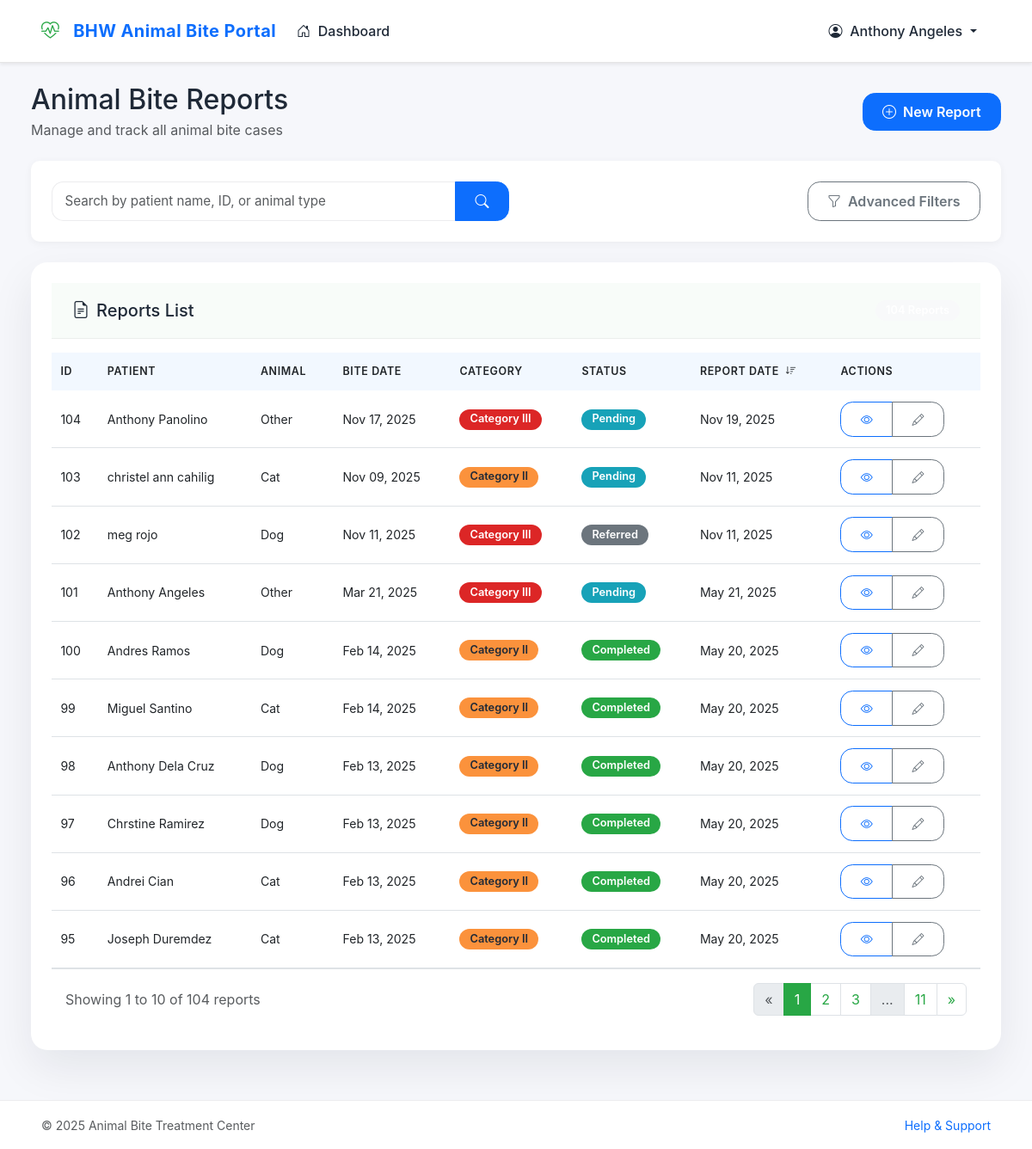
The app's page /src/staff/reports.php?patient_id=103 (signed in) with its own data.
### tables this page shows
CREATE TABLE `staff` (
  `staffId` int(11) NOT NULL,
  `firstName` varchar(24) DEFAULT NULL,
  `lastName` varchar(30) DEFAULT NULL,
  `birthDate` date DEFAULT NULL,
  `address` varchar(255) DEFAULT NULL,
  `contactNumber` varchar(20) DEFAULT NULL,
  `email` varchar(255) DEFAULT NULL,
  `password` varchar(255) DEFAULT NULL
);

CREATE TABLE `reports` (
  `reportId` int(11) NOT NULL,
  `patientId` int(11) DEFAULT NULL,
  `staffId` int(11) DEFAULT NULL,
  `biteDate` date NOT NULL,
  `reportDate` timestamp NOT NULL DEFAULT current_timestamp(),
  `animalType` enum('Dog','Cat','Rat','Monkey','Bat','Other') NOT NULL,
  `animalOtherType` varchar(50) DEFAULT NULL,
  `animalOwnership` enum('Stray','Owned by patient','Owned by neighbor','Owned by unknown person','Unknown') NOT NULL,
  `ownerName` varchar(100) DEFAULT NULL,
  `ownerContact` varchar(20) DEFAULT NULL,
  `animalStatus` enum('Alive','Dead','Unknown') NOT NULL DEFAULT 'Unknown',
  `animalVaccinated` enum('Yes','No','Unknown') NOT NULL DEFAULT 'Unknown',
  `biteLocation` varchar(255) NOT NULL,
  `biteType` enum('Category I','Category II','Category III') NOT NULL,
  `multipleBites` tinyint(1) NOT NULL DEFAULT 0,
  `provoked` enum('Yes','No','Unknown') NOT NULL DEFAULT 'Unknown',
  `washWithSoap` tinyint(1) NOT NULL DEFAULT 0,
  `rabiesVaccine` tinyint(1) NOT NULL DEFAULT 0,
  `rabiesVaccineDate` date DEFAULT NULL,
  `antiTetanus` tinyint(1) NOT NULL DEFAULT 0,
  `antiTetanusDate` date DEFAULT NULL,
  `antibiotics` tinyint(1) NOT NULL DEFAULT 0,
  `antibioticsDetails` varchar(255) DEFAULT NULL,
  `referredToHospital` tinyint(1) NOT NULL DEFAULT 0,
  `hospitalName` varchar(255) DEFAULT NULL,
  `followUpDate` date DEFAULT NULL,
  `notes` text DEFAULT NULL,
  `status` enum('pending','in_progress','completed','referred') NOT NULL DEFAULT 'pending',
  `updated_at` timestamp NOT NULL DEFAULT current_timestamp() ON UPDATE current_timestamp()
);

### src/staff/reports.php (the view, shortened to what this page needs)
<?php
require_once '../conn/conn.php';
try {
    $stmt = $pdo->prepare("SELECT firstName, lastName FROM staff WHERE staffId = ?");
    $stmt->execute([$_SESSION['staffId']]);
    $staff = $stmt->fetch(PDO::FETCH_ASSOC);
} catch (PDOException $e) {
    $staff = ['firstName' => 'User', 'lastName' => ''];
}
$search = isset($_GET['search']) ? $_GET['search'] : '';
$page = isset($_GET['page']) ? (int)$_GET['page'] : 1;
$recordsPerPage = 10;
$offset = ($page - 1) * $recordsPerPage;
$query = "
    SELECT r.*,
           CONCAT(p.firstName, ' ', p.lastName) as patientName,
           CONCAT(s.firstName, ' ', s.lastName) as staffName
    FROM reports r
    LEFT JOIN patients p ON r.patientId = p.patientId
    LEFT JOIN staff s ON r.staffId = s.staffId
    WHERE 1=1
";
$countQuery = "
    SELECT COUNT(*)
    FROM reports r
    LEFT JOIN patients p ON r.patientId = p.patientId
    LEFT JOIN staff s ON r.staffId = s.staffId
    WHERE 1=1
";
$params = [];
$sortColumn = isset($_GET['sort']) ? $_GET['sort'] : 'reportDate';
$sortOrder = isset($_GET['order']) && $_GET['order'] === 'asc' ? 'ASC' : 'DESC';
$query .= " ORDER BY $sortColumn $sortOrder LIMIT $offset, $recordsPerPage";
try {
    $countStmt = $pdo->prepare($countQuery);
    $countStmt->execute($params);
    $totalRecords = $countStmt->fetchColumn();
    $totalPages = ceil($totalRecords / $recordsPerPage);
    $stmt = $pdo->prepare($query);
    $stmt->execute($params);
    $reports = $stmt->fetchAll(PDO::FETCH_ASSOC);
} catch (PDOException $e) {
    $error = "Database error: " . $e->getMessage();
    $reports = [];
    $totalRecords = 0;
    $totalPages = 1;
    $animalTypes = [];
}
function buildUrl($newParams = []) {
    $params = $_GET;
    foreach ($newParams as $key => $value) {
        if ($value === null) {
            unset($params[$key]);
        } else {
            $params[$key] = $value;
        }
    }
    return 'reports.php?' . http_build_query($params);
}
function buildSortUrl($column) {
    $currentSort = isset($_GET['sort']) ? $_GET['sort'] : 'reportDate';
    $currentOrder = isset($_GET['order']) ? $_GET['order'] : 'desc';
    $newOrder = ($currentSort === $column && $currentOrder === 'desc') ? 'asc' : 'desc';
    return buildUrl(['sort' => $column, 'order' => $newOrder]);
}
function getSortIcon($column) {
    $currentSort = isset($_GET['sort']) ? $_GET['sort'] : 'reportDate';
    $currentOrder = isset($_GET['order']) ? $_GET['order'] : 'desc';
    if ($currentSort === $column) {
        return $currentOrder === 'asc' ? '<i class="bi bi-sort-up-alt ms-1"></i>' : '<i class="bi bi-sort-down ms-1"></i>';
    }
    return '<i class="bi bi-sort ms-1 text-muted"></i>';
}
?>
<!DOCTYPE html>
<html lang="en">
<head>
    <link href="https://cdn.jsdelivr.net/npm/bootstrap@5.3.0/dist/css/bootstrap.min.css" rel="stylesheet">
    <link rel="stylesheet" href="https://cdn.jsdelivr.net/npm/bootstrap-icons@1.11.1/font/bootstrap-icons.css">
</head>
<body>
  <?php $activePage = 'reports'; include 'navbar.php'; ?>
    <div class="reports-container">
        <div class="d-flex justify-content-between align-items-center mb-4">
            <div>
                <h2 class="mb-1">Animal Bite Reports</h2>
                <p class="text-muted mb-0">Manage and track all animal bite cases</p>
            </div>
            <div>
                <a href="new_report.php" class="btn btn-primary">
                    <i class="bi bi-plus-circle me-2"></i>New Report
                </a>
            </div>
        </div>
        <div class="filter-form">
            <form method="GET" action="reports.php">
                <div class="row g-3">
                    <div class="col-md-6">
                        <div class="input-group">
                            <input type="text" class="form-control" placeholder="Search by patient name, ID, or animal type" name="search" value="<?php echo htmlspecialchars($search); ?>">
                            <button class="btn btn-primary" type="submit">
                                <i class="bi bi-search"></i>
                            </button>
                        </div>
                    </div>
                    <div class="col-md-6 d-flex justify-content-end">
                        <button class="btn btn-outline-secondary" type="button" data-bs-toggle="collapse" data-bs-target="#advancedFilters">
                            <i class="bi bi-funnel me-2"></i>Advanced Filters
                        </button>
                    </div>
                </div>
            </form>
        </div>
        <div class="content-card">
            <div class="content-card-header">
                <h5 class="mb-0"><i class="bi bi-file-earmark-text me-2"></i>Reports List</h5>
                <span class="badge bg-secondary"><?php echo $totalRecords; ?> Reports</span>
            </div>
            <div class="content-card-body p-0">
                <?php if (count($reports) > 0): ?>
                <div class="table-responsive">
                    <table class="table table-hover mb-0">
                        <thead>
                            <tr>
                                <th onclick="window.location.href='<?php echo buildSortUrl('reportId'); ?>'">
                                    ID <?php echo getSortIcon('reportId'); ?>
                                </th>
                                <th onclick="window.location.href='<?php echo buildSortUrl('patientName'); ?>'">
                                    Patient <?php echo getSortIcon('patientName'); ?>
                                </th>
                                <th onclick="window.location.href='<?php echo buildSortUrl('animalType'); ?>'">
                                    Animal <?php echo getSortIcon('animalType'); ?>
                                </th>
                                <th onclick="window.location.href='<?php echo buildSortUrl('biteDate'); ?>'">
                                    Bite Date <?php echo getSortIcon('biteDate'); ?>
                                </th>
                                <th onclick="window.location.href='<?php echo buildSortUrl('biteType'); ?>'">
                                    Category <?php echo getSortIcon('biteType'); ?>
                                </th>
                                <th onclick="window.location.href='<?php echo buildSortUrl('status'); ?>'">
                                    Status <?php echo getSortIcon('status'); ?>
                                </th>
                                <th onclick="window.location.href='<?php echo buildSortUrl('reportDate'); ?>'">
                                    Report Date <?php echo getSortIcon('reportDate'); ?>
                                </th>
                                <th>Actions</th>
                            </tr>
                        </thead>
                        <tbody>
                            <?php foreach ($reports as $report): ?>
                            <tr>
                                <td><?php echo $report['reportId']; ?></td>
                                <td><?php echo htmlspecialchars($report['patientName'] ?? 'Unknown'); ?></td>
                                <td><?php echo htmlspecialchars($report['animalType'] ?? 'Unknown'); ?></td>
                                <td><?php echo isset($report['biteDate']) ? date('M d, Y', strtotime($report['biteDate'])) : 'N/A'; ?></td>
                                <td>
                                    <?php
                                        $biteType = $report['biteType'] ?? 'Category II';
                                        $biteTypeClass = 'badge-' . strtolower(str_replace(' ', '-', $biteType));
                                        echo '<span class="badge ' . $biteTypeClass . '">' . $biteType . '</span>';
                                    ?>
                                </td>
                                <td>
                                    <?php
                                        $status = $report['status'] ?? 'pending';
                                        $statusClass = 'badge-' . str_replace('_', '-', strtolower($status));
                                        echo '<span class="badge ' . $statusClass . '">' . ucfirst(str_replace('_', ' ', $status)) . '</span>';
                                    ?>
                                </td>
                                <td><?php echo isset($report['reportDate']) ? date('M d, Y', strtotime($report['reportDate'])) : 'N/A'; ?></td>
                                <td>
                                    <div class="btn-group">
                                        <a href="view_report.php?id=<?php echo $report['reportId']; ?>" class="btn btn-sm btn-outline-primary">
                                            <i class="bi bi-eye"></i>
                                        </a>
                                        <a href="edit_report.php?id=<?php echo $report['reportId']; ?>" class="btn btn-sm btn-outline-secondary">
                                            <i class="bi bi-pencil"></i>
                                        </a>
                                    </div>
                                </td>
                            </tr>
                            <?php endforeach; ?>
                        </tbody>
                    </table>
                </div>
                <?php if ($totalPages > 1): ?>
                <div class="d-flex justify-content-between align-items-center p-3 border-top">
                    <div>
                        <span class="text-muted">Showing <?php echo $offset + 1; ?> to <?php echo min($offset + $recordsPerPage, $totalRecords); ?> of <?php echo $totalRecords; ?> reports</span>
                    </div>
                    <nav aria-label="Page navigation">
                        <ul class="pagination mb-0">
                            <li class="page-item <?php echo $page <= 1 ? 'disabled' : ''; ?>">
                                <a class="page-link" href="<?php echo buildUrl(['page' => $page - 1]); ?>" aria-label="Previous">
                                    <span aria-hidden="true">&laquo;</span>
                                </a>
                            </li>
                            <?php
                            $startPage = max(1, $page - 2);
                            $endPage = min($totalPages, $page + 2);
                            for ($i = $startPage; $i <= $endPage; $i++) {
                                echo '<li class="page-item ' . ($page == $i ? 'active' : '') . '"><a class="page-link" href="' . buildUrl(['page' => $i]) . '">' . $i . '</a></li>';
                            }
                            if ($endPage < $totalPages) {
                                if ($endPage < $totalPages - 1) {
                                    echo '<li class="page-item disabled"><span class="page-link">...</span></li>';
                                }
                                echo '<li class="page-item"><a class="page-link" href="' . buildUrl(['page' => $totalPages]) . '">' . $totalPages . '</a></li>';
                            }
                            ?>
                            <li class="page-item <?php echo $page >= $totalPages ? 'disabled' : ''; ?>">
                                <a class="page-link" href="<?php echo buildUrl(['page' => $page + 1]); ?>" aria-label="Next">
                                    <span aria-hidden="true">&raquo;</span>
                                </a>
                            </li>
                        </ul>
                    </nav>
                </div>
                <?php endif; ?>
                <?php endif; ?>
            </div>
        </div>
    </div>
    <footer class="footer">
        <div class="container">
            <div class="d-flex justify-content-between align-items-center">
                <div>
                    <small class="text-muted">&copy; <?php echo date('Y'); ?> Animal Bite Treatment Center</small>
                </div>
                <div>
                    <small><a href="help.php" class="text-decoration-none">Help & Support</a></small>
                </div>
            </div>
        </div>
    </footer>
</body>
</html>

### src/staff/navbar.php (shortened to what this page needs)
<nav class="navbar navbar-expand-lg navbar-light bg-white sticky-top shadow-sm">
  <div class="container">
    <a class="navbar-brand" href="dashboard.php">
      <i class="bi bi-heart-pulse"></i>
      <span class="fw-bold">BHW Animal Bite Portal</span>
    </a>
    <div class="collapse navbar-collapse" id="navbarNav">
      <ul class="navbar-nav me-auto">
        <li class="nav-item">
          <a class="nav-link<?php if(isset($activePage) && $activePage=="dashboard") echo " active fw-bold"; ?>" href="dashboard.php"><i class="bi bi-house-door me-1"></i> Dashboard</a>
        </li>
      </ul>
      <div class="d-flex align-items-center">
        <div class="dropdown">
          <a class="nav-link dropdown-toggle" href="#" role="button" id="userDropdown" data-bs-toggle="dropdown" aria-expanded="false">
            <i class="bi bi-person-circle me-1"></i> <?php echo isset($staff) ? htmlspecialchars($staff['firstName'] . ' ' . $staff['lastName']) : 'Staff'; ?>
          </a>
        </div>
      </div>
    </div>
  </div>
</nav>
<link rel="stylesheet" href="../css/system-theme.css">

### records on screen
staff: firstName+lastName "Anthony Angeles"
reports: reportId "104", patientName "Anthony Panolino", animalType "Other", biteDate "Nov 17, 2025", biteType "Category III", status "Pending", reportDate "Nov 19, 2025"
reports: reportId "103", patientName "christel ann cahilig", animalType "Cat", biteDate "Nov 09, 2025", biteType "Category II", status "Pending", reportDate "Nov 11, 2025"
reports: reportId "102", patientName "meg rojo", animalType "Dog", biteDate "Nov 11, 2025", biteType "Category III", status "Referred", reportDate "Nov 11, 2025"
reports: reportId "101", patientName "Anthony Angeles", animalType "Other", biteDate "Mar 21, 2025", biteType "Category III", status "Pending", reportDate "May 21, 2025"
reports: reportId "100", patientName "Andres Ramos", animalType "Dog", biteDate "Feb 14, 2025", biteType "Category II", status "Completed", reportDate "May 20, 2025"
reports: reportId "99", patientName "Miguel Santino", animalType "Cat", biteDate "Feb 14, 2025", biteType "Category II", status "Completed", reportDate "May 20, 2025"
reports: reportId "98", patientName "Anthony Dela Cruz", animalType "Dog", biteDate "Feb 13, 2025", biteType "Category II", status "Completed", reportDate "May 20, 2025"
reports: reportId "97", patientName "Chrstine Ramirez", animalType "Dog", biteDate "Feb 13, 2025", biteType "Category II", status "Completed", reportDate "May 20, 2025"
reports: reportId "96", patientName "Andrei Cian", animalType "Cat", biteDate "Feb 13, 2025", biteType "Category II", status "Completed", reportDate "May 20, 2025"
reports: reportId "95", patientName "Joseph Duremdez", animalType "Cat", biteDate "Feb 13, 2025", biteType "Category II", status "Completed", reportDate "May 20, 2025"

### other values on screen
$offset + 1 "1"
min($offset + $recordsPerPage, $totalRecords) "10"
$totalRecords "104"
$totalPages "11"
